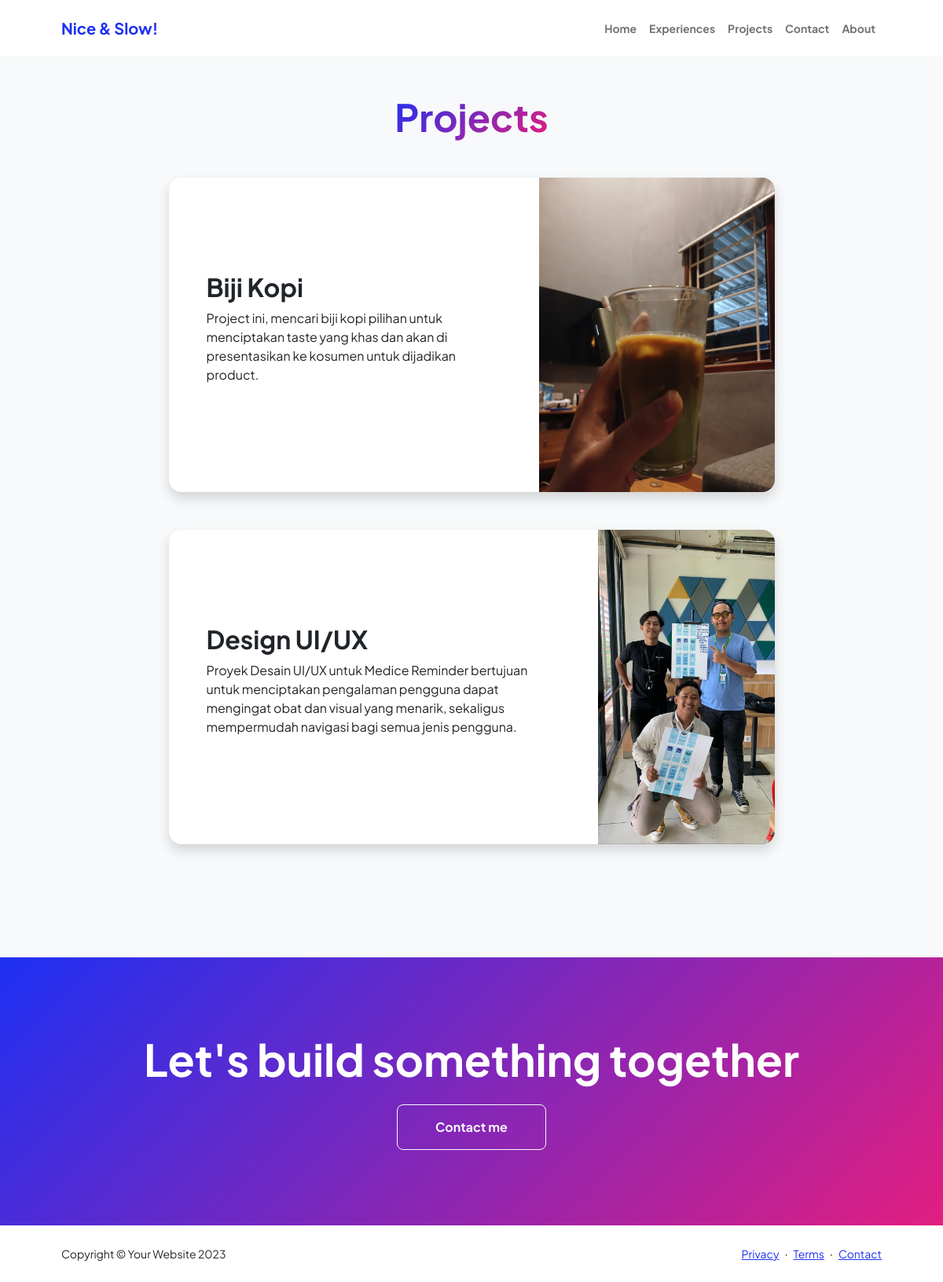
The app's page /projects.php with its own data.
### tables this page shows
CREATE TABLE `projects` (
  `id` int NOT NULL,
  `nama_project` varchar(50) NOT NULL,
  `deskripsi` text NOT NULL,
  `img_path` varchar(255) NOT NULL
);

### projects.php (the view, shortened to what this page needs)
<?php
include "koneksi.php";
include "templates/header.php";
$sql = "SELECT * FROM projects";
$result = $conn->query($sql);
$projects = null;
if ($result->num_rows > 0) {
    while ($row = $result->fetch_assoc()) {
        $projects[] = $row;
    }
} else {
    echo "error";
}
?>
<section class="py-5">
    <div class="container px-5 mb-5">
        <div class="text-center mb-5">
            <h1 class="display-5 fw-bolder mb-0"><span class="text-gradient d-inline">Projects</span></h1>
        </div>
        <div class="row gx-5 justify-content-center">
            <div class="col-lg-11 col-xl-9 col-xxl-8">
                <?php foreach ($projects as $p) : ?>
                    <div class="card overflow-hidden shadow rounded-4 border-0 mb-5">
                        <div class="card-body p-0">
                            <div class="d-flex align-items-center">
                                <div class="p-5">
                                    <h2 class="fw-bolder"><?= $p["nama_project"]; ?></h2>
                                    <p><?= $p["deskripsi"]; ?></p>
                                </div>
                                <img src="<?= $p["img_path"] ?>" alt="HTML5 Icon" style="width:300px;height:400px;">
                            </div>
                        </div>
                    </div>
                <?php endforeach; ?>
            </div>
        </div>
    </div>
</section>
<section class="py-5 bg-gradient-primary-to-secondary text-white">
    <div class="container px-5 my-5">
        <div class="text-center">
            <h2 class="display-4 fw-bolder mb-4">Let's build something together</h2>
            <a class="btn btn-outline-light btn-lg px-5 py-3 fs-6 fw-bolder" href="contact.php">Contact me</a>
        </div>
    </div>
</section>
</main>
<footer class="bg-white py-4 mt-auto">
    <div class="container px-5">
        <div class="row align-items-center justify-content-between flex-column flex-sm-row">
            <div class="col-auto">
                <div class="small m-0">Copyright &copy; Your Website 2023</div>
            </div>
            <div class="col-auto">
                <a class="small" href="#!">Privacy</a>
                <span class="mx-1">&middot;</span>
                <a class="small" href="#!">Terms</a>
                <span class="mx-1">&middot;</span>
                <a class="small" href="#!">Contact</a>
            </div>
        </div>
    </div>
</footer>
</body>
</html>

### templates/header.php (shortened to what this page needs)
<!DOCTYPE html>
<html lang="en">
<head>
    <link href="https://cdn.jsdelivr.net/npm/bootstrap-icons@1.8.1/font/bootstrap-icons.css" rel="stylesheet" />
    <link href="css/styles.css" rel="stylesheet" />
</head>
<body class="d-flex flex-column h-100 bg-light">
    <main class="flex-shrink-0">
        <nav class="navbar navbar-expand-lg navbar-light bg-white py-3">
            <div class="container px-5">
                <a class="navbar-brand" href="index.php"><span class="fw-bolder text-primary">Nice & Slow!</span></a>
                <div class="collapse navbar-collapse" id="navbarSupportedContent">
                    <ul class="navbar-nav ms-auto mb-2 mb-lg-0 small fw-bolder">
                        <li class="nav-item"><a class="nav-link" href="index.php">Home</a></li>
                        <li class="nav-item"><a class="nav-link" href="experience.php">Experiences</a></li>
                        <li class="nav-item"><a class="nav-link" href="projects.php">Projects</a></li>
                        <li class="nav-item"><a class="nav-link" href="contact.php">Contact</a></li>
                        <li class="nav-item"><a class="nav-link" href="about.php">About</a></li>
                    </ul>
                </div>
            </div>
        </nav>

### records on screen
projects: nama_project "Biji Kopi", deskripsi "Project ini, mencari biji kopi pilihan untuk menciptakan taste yang khas dan akan di presentasikan ke kosumen untuk dijadikan product.", img_path (picture)
projects: nama_project "Design UI/UX", deskripsi "Proyek Desain UI/UX untuk Medice Reminder bertujuan untuk menciptakan pengalaman pengguna dapat mengingat obat dan visual yang menarik, sekaligus mempermudah navigasi bagi semua jenis pengguna.", img_path (picture)
